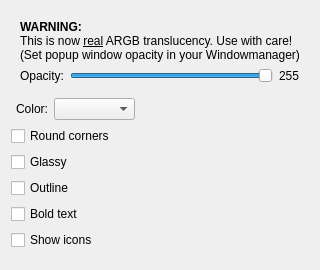
            <widget class="QWidget" name="page_8">
             <property name="geometry">
              <rect>
               <x>0</x>
               <y>0</y>
               <width>294</width>
               <height>270</height>
              </rect>
             </property>
             <attribute name="label">
              <string>Popup Menu</string>
             </attribute>
             <layout class="QGridLayout" name="gridLayout_8">
              <item row="0" column="0" colspan="7">
               <widget class="QWidget" name="popup_ARGB" native="true">
                <layout class="QGridLayout" name="gridLayout_7">
                 <item row="1" column="2">
                  <widget class="QLabel" name="label_27">
                   <property name="sizePolicy">
                    <sizepolicy hsizetype="Maximum" vsizetype="Preferred">
                     <horstretch>0</horstretch>
                     <verstretch>0</verstretch>
                    </sizepolicy>
                   </property>
                   <property name="text">
                    <string>255</string>
                   </property>
                  </widget>
                 </item>
                 <item row="1" column="0">
                  <widget class="QLabel" name="label_25">
                   <property name="text">
                    <string>Opacity:</string>
                   </property>
                  </widget>
                 </item>
                 <item row="1" column="1">
                  <widget class="QSlider" name="menuOpacity">
                   <property name="minimum">
                    <number>0</number>
                   </property>
                   <property name="maximum">
                    <number>255</number>
                   </property>
                   <property name="singleStep">
                    <number>10</number>
                   </property>
                   <property name="value">
                    <number>255</number>
                   </property>
                   <property name="orientation">
                    <enum>Qt::Horizontal</enum>
                   </property>
                  </widget>
                 </item>
                 <item row="0" column="0" colspan="3">
                  <widget class="QLabel" name="label_31">
                   <property name="text">
                    <string>&lt;b&gt;WARNING:&lt;/b&gt;&lt;br&gt;This is now &lt;u&gt;real&lt;/u&gt; ARGB translucency.  Use with care!&lt;br&gt;(Set popup window opacity in your Windowmanager)</string>
                   </property>
                  </widget>
                 </item>
                </layout>
               </widget>
              </item>
              <item row="1" column="1" colspan="2">
               <widget class="QComboBox" name="crPopup">
                <property name="sizePolicy">
                 <sizepolicy hsizetype="Preferred" vsizetype="Fixed">
                  <horstretch>0</horstretch>
                  <verstretch>0</verstretch>
                 </sizepolicy>
                </property>
                <property name="minimumSize">
                 <size>
                  <width>0</width>
                  <height>0</height>
                 </size>
                </property>
               </widget>
              </item>
              <item row="2" column="0" colspan="7">
               <widget class="QCheckBox" name="menuRound">
                <property name="text">
                 <string>Round corners</string>
                </property>
               </widget>
              </item>
              <item row="4" column="0" colspan="7">
               <widget class="QCheckBox" name="menuGlas">
                <property name="text">
                 <string>Glassy</string>
                </property>
               </widget>
              </item>
              <item row="5" column="0" colspan="7">
               <widget class="QCheckBox" name="menuShadow">
                <property name="text">
                 <string>Outline</string>
                </property>
               </widget>
              </item>
              <item row="6" column="0" colspan="7">
               <widget class="QCheckBox" name="menuBoldText">
                <property name="text">
                 <string>Bold text</string>
                </property>
               </widget>
              </item>
              <item row="7" column="0" colspan="7">
               <widget class="QCheckBox" name="showMenuIcons">
                <property name="text">
                 <string>Show icons</string>
                </property>
               </widget>
              </item>
              <item row="8" column="0" colspan="7">
               <spacer name="verticalSpacer_17">
                <property name="orientation">
                 <enum>Qt::Vertical</enum>
                </property>
                <property name="sizeHint" stdset="0">
                 <size>
                  <width>20</width>
                  <height>40</height>
                 </size>
                </property>
               </spacer>
              </item>
              <item row="1" column="3" colspan="4">
               <spacer name="horizontalSpacer_13">
                <property name="orientation">
                 <enum>Qt::Horizontal</enum>
                </property>
                <property name="sizeType">
                 <enum>QSizePolicy::Expanding</enum>
                </property>
                <property name="sizeHint" stdset="0">
                 <size>
                  <width>67</width>
                  <height>20</height>
                 </size>
                </property>
               </spacer>
              </item>
              <item row="1" column="0">
               <widget class="QLabel" name="label_49">
                <property name="sizePolicy">
                 <sizepolicy hsizetype="Preferred" vsizetype="Preferred">
                  <horstretch>0</horstretch>
                  <verstretch>0</verstretch>
                 </sizepolicy>
                </property>
                <property name="text">
                 <string>Color:</string>
                </property>
                <property name="alignment">
                 <set>Qt::AlignRight|Qt::AlignTrailing|Qt::AlignVCenter</set>
                </property>
               </widget>
              </item>
             </layout>
            </widget>
